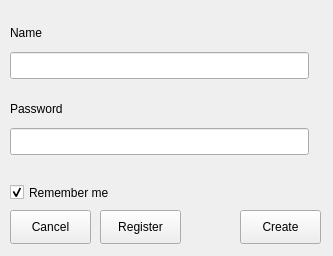
<?xml version="1.0" encoding="UTF-8"?>
<ui version="4.0">
 <class>MainWindowObject</class>
 <widget class="QWidget" name="MainWindowObject">
  <property name="geometry">
   <rect>
    <x>0</x>
    <y>0</y>
    <width>333</width>
    <height>256</height>
   </rect>
  </property>
  <property name="minimumSize">
   <size>
    <width>333</width>
    <height>256</height>
   </size>
  </property>
  <property name="maximumSize">
   <size>
    <width>333</width>
    <height>256</height>
   </size>
  </property>
  <property name="mouseTracking">
   <bool>false</bool>
  </property>
  <property name="windowTitle">
   <string>Blink Groceries Assistant</string>
  </property>
  <property name="windowIcon">
   <iconset>
    <normaloff>logo01.png</normaloff>logo01.png</iconset>
  </property>
  <property name="toolTip">
   <string extracomment="Created by Blink">Created by Blink</string>
  </property>
  <property name="statusTip">
   <string>Created by Blink</string>
  </property>
  <property name="autoFillBackground">
   <bool>true</bool>
  </property>
  <widget class="QWidget" name="verticalLayoutWidget">
   <property name="geometry">
    <rect>
     <x>10</x>
     <y>10</y>
     <width>311</width>
     <height>151</height>
    </rect>
   </property>
   <layout class="QVBoxLayout" name="verticalLayout">
    <item>
     <widget class="QLabel" name="nameLabel">
      <property name="minimumSize">
       <size>
        <width>299</width>
        <height>24</height>
       </size>
      </property>
      <property name="maximumSize">
       <size>
        <width>299</width>
        <height>24</height>
       </size>
      </property>
      <property name="text">
       <string>Name</string>
      </property>
      <property name="alignment">
       <set>Qt::AlignBottom|Qt::AlignLeading|Qt::AlignLeft</set>
      </property>
     </widget>
    </item>
    <item>
     <widget class="QLineEdit" name="nameLineEdit">
      <property name="minimumSize">
       <size>
        <width>299</width>
        <height>27</height>
       </size>
      </property>
      <property name="maximumSize">
       <size>
        <width>299</width>
        <height>27</height>
       </size>
      </property>
      <property name="statusTip">
       <string>Enter username</string>
      </property>
     </widget>
    </item>
    <item>
     <widget class="QLabel" name="passwordLabel">
      <property name="minimumSize">
       <size>
        <width>299</width>
        <height>25</height>
       </size>
      </property>
      <property name="maximumSize">
       <size>
        <width>299</width>
        <height>25</height>
       </size>
      </property>
      <property name="text">
       <string>Password</string>
      </property>
      <property name="alignment">
       <set>Qt::AlignBottom|Qt::AlignLeading|Qt::AlignLeft</set>
      </property>
     </widget>
    </item>
    <item>
     <widget class="QLineEdit" name="passwordLineEdit">
      <property name="minimumSize">
       <size>
        <width>299</width>
        <height>27</height>
       </size>
      </property>
      <property name="maximumSize">
       <size>
        <width>299</width>
        <height>27</height>
       </size>
      </property>
      <property name="statusTip">
       <string>Enter password</string>
      </property>
      <property name="maxLength">
       <number>20</number>
      </property>
      <property name="echoMode">
       <enum>QLineEdit::Password</enum>
      </property>
     </widget>
    </item>
   </layout>
  </widget>
  <widget class="QCheckBox" name="rememberMeCheckBox">
   <property name="geometry">
    <rect>
     <x>10</x>
     <y>180</y>
     <width>141</width>
     <height>25</height>
    </rect>
   </property>
   <property name="minimumSize">
    <size>
     <width>141</width>
     <height>25</height>
    </size>
   </property>
   <property name="maximumSize">
    <size>
     <width>141</width>
     <height>25</height>
    </size>
   </property>
   <property name="cursor">
    <cursorShape>PointingHandCursor</cursorShape>
   </property>
   <property name="toolTip">
    <string>Click to automate login</string>
   </property>
   <property name="statusTip">
    <string>Click to automate login</string>
   </property>
   <property name="text">
    <string>Remember me</string>
   </property>
   <property name="checked">
    <bool>true</bool>
   </property>
  </widget>
  <widget class="QPushButton" name="cancelPushButton">
   <property name="geometry">
    <rect>
     <x>10</x>
     <y>210</y>
     <width>81</width>
     <height>34</height>
    </rect>
   </property>
   <property name="minimumSize">
    <size>
     <width>81</width>
     <height>34</height>
    </size>
   </property>
   <property name="maximumSize">
    <size>
     <width>81</width>
     <height>34</height>
    </size>
   </property>
   <property name="cursor">
    <cursorShape>PointingHandCursor</cursorShape>
   </property>
   <property name="toolTip">
    <string>Click to cancel registration</string>
   </property>
   <property name="statusTip">
    <string>Click to cancel registration</string>
   </property>
   <property name="text">
    <string>Cancel</string>
   </property>
  </widget>
  <widget class="QPushButton" name="registerPushButton">
   <property name="geometry">
    <rect>
     <x>100</x>
     <y>210</y>
     <width>81</width>
     <height>34</height>
    </rect>
   </property>
   <property name="cursor">
    <cursorShape>PointingHandCursor</cursorShape>
   </property>
   <property name="toolTip">
    <string>Click to navigate to sign up page</string>
   </property>
   <property name="statusTip">
    <string>Click to navigate to sign up page</string>
   </property>
   <property name="text">
    <string>Register</string>
   </property>
  </widget>
  <widget class="QPushButton" name="createPushButton">
   <property name="geometry">
    <rect>
     <x>240</x>
     <y>210</y>
     <width>81</width>
     <height>34</height>
    </rect>
   </property>
   <property name="minimumSize">
    <size>
     <width>81</width>
     <height>34</height>
    </size>
   </property>
   <property name="maximumSize">
    <size>
     <width>81</width>
     <height>34</height>
    </size>
   </property>
   <property name="cursor">
    <cursorShape>PointingHandCursor</cursorShape>
   </property>
   <property name="toolTip">
    <string>Click to create account</string>
   </property>
   <property name="statusTip">
    <string>Click to create account</string>
   </property>
   <property name="text">
    <string>Create</string>
   </property>
  </widget>
 </widget>
 <resources/>
 <connections/>
</ui>
